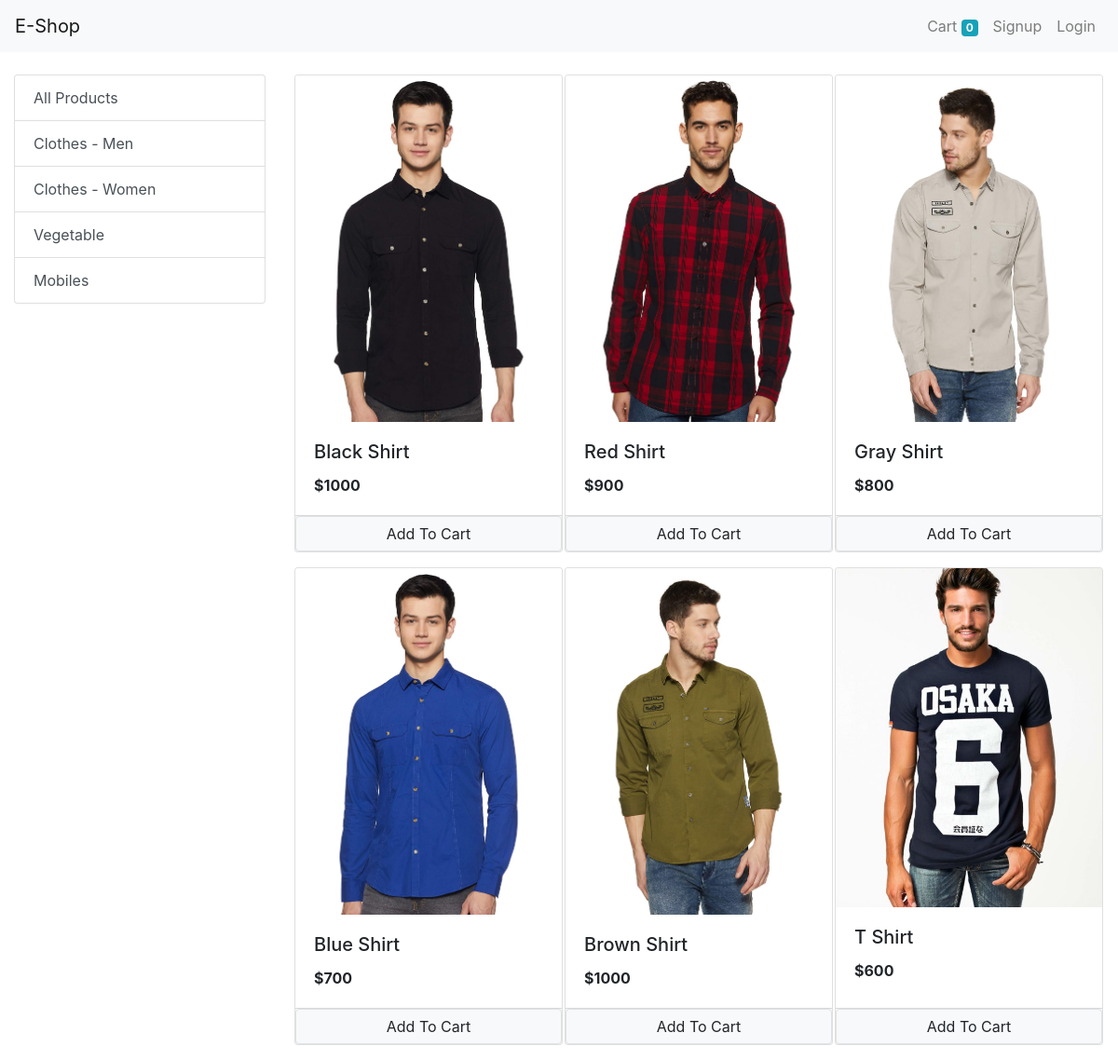
/?category=1, run on the app's committed database.
### store/models/category.py (models this page shows, shortened)
class Category(models.Model):
    name = models.CharField(max_length=255)
    @staticmethod
    def get_all_categories():
        return Category.objects.all()

### store/models/product.py (models this page shows, shortened)
class Product(models.Model):
    category = models.ForeignKey(Category, on_delete=models.CASCADE)
    name = models.CharField(max_length= 50)
    price = models.IntegerField(default= 0)
    description = models.CharField(max_length=200, default= '', null=True, blank=True)
    image = models.ImageField(upload_to='uploads/products/')
    @staticmethod
    def get_all_products_by_categoryid(category_id):
        if category_id:
            return Product.objects.filter(category = category_id)
        else:
            return Product.get_all_products()

### store/views/home.py (the view, shortened to what this page needs)
# urls.py: path('', Index.as_view(), name="home"),
class Index(View):
    def get(self, request):
        cart = request.session.get('cart')
        if not cart:
            request.session['cart'] = {}
        products = None
        categories = Category.get_all_categories()
        categoryID = request.GET.get('category')
        if categoryID:
            products = Product.get_all_products_by_categoryid(categoryID)
        else:
            products = Product.get_all_products()
        data = {}
        data['products'] = products
        data['categories'] = categories
        print("you are: " ,request.session.get('email'))
        return render(request, 'index.html', data)

### store/templatetags/cart.py (called while the page is built)
@register.filter(name='is_in_cart')
def is_in_cart(product, cart):
    keys = cart.keys()
    for id in keys:
        if int(id) == product.id:
            return True
    return False

### store/templatetags/custom_filter.py (called while the page is built)
@register.filter(name='currency')
def currency(number):
    return "$"+str(number)

### store/templates/index.html (shortened to what this page needs)
{% extends 'base.html' %}
{% block content %}
{% load cart %}
{% load custom_filter %}
<div class="container-fluid mt-4">
    <div class="row">
        <div class="col-lg-3 mx-auto">
            <div class="list-group">
                <a href="/" class="list-group-item list-group-item-action" aria-current="true">
                    All Products
                  </a>
                {% for category in categories %}
                <a href="/?category={{category.id}}" class="list-group-item list-group-item-action" aria-current="true">
                  {{category.name}}
                </a>
                {% endfor %}
            </div>
        </div>
        <div id= "products" class="col-lg-9 mx-auto">
            <div class="row mx-auto">
                {% for product in products %}
                <div class="card mx-auto mb-3" id={{product.id}} style="width: 18rem;">
                <img class="card-img-top" src="{{product.image.url}}" alt="Card image cap">
                <div class="card-body">
                    <h5 class="card-title">{{product.name}}</h5>
                    <p class="card-text"><b>{{product.price|currency}}</b></p>
                </div>
                <div class="card-footer p-0">
                    {% if product|is_in_cart:request.session.cart %}
                    <div class="row no-gutters">
                        <form action="/#{{product.id}}" class="col-2" method="post">
                            {% csrf_token %}
                            <input hidden type="text" name='product' value='{{product.id}}'>
                            <input hidden type="text" name='remove' value='True'>
                            <input type="submit" value=" - " class="btn btn-block btn-secondary">
                        </form>
                        <div class="text-center col">{{ product | cart_quantity:request.session.cart}} in cart</div>
                        <form action="/#{{product.id}}" class="col-2" method="post">
                            {% csrf_token %}
                            <input hidden type="text" name='product' value='{{product.id}}'>
                            <input type="submit" value=" + " class="btn btn-block btn-secondary">
                        </form>
                    </div>
                    {% else %}
                    <form action="/#{{product.id}}" method="POST">
                    <input type="submit" class="float-right btn btn-light border btn-block" value="Add To Cart">
                    </form>
                    {% endif %}
                </div>
            </div>
                {% endfor %}
            </div>
        </div>
    </div>
</div>
{% endblock %}

### data on the page
Category: name "Clothes - Men"
Category: name "Clothes - Women"
Category: name "Vegetable"
Category: name "Mobiles"
Product: {{ product.id }} 1 (drawn), image (picture), name "Black Shirt", price "$1000"
Product: image (picture), name "Red Shirt", price "$900"
Product: image (picture), name "Gray Shirt", price "$800"
Product: image (picture), name "Blue Shirt", price "$700"
Product: image (picture), name "Brown Shirt", price "$1000"
Product: image (picture), name "T Shirt", price "$600"

### other printed values
{{ request.session.cart.keys|length }} "0"
